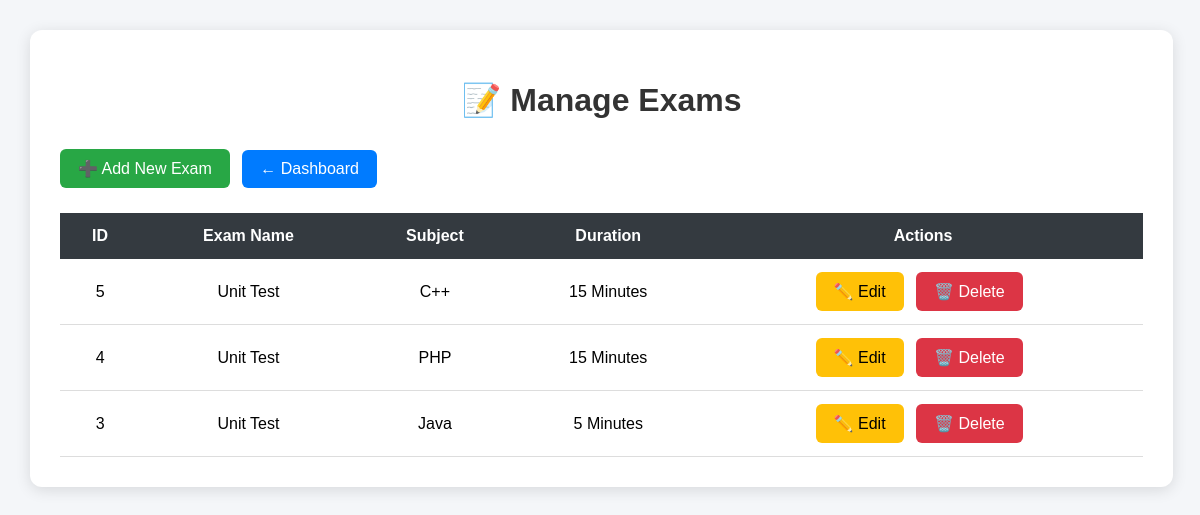
Page /admin/manage_exams.php (signed in) on the committed database.
### tables this page shows
CREATE TABLE `exams` (
  `id` int(11) NOT NULL,
  `exam_name` varchar(100) NOT NULL,
  `subject` varchar(100) NOT NULL,
  `duration` int(11) NOT NULL
);

### admin/manage_exams.php (the view, shortened to what this page needs)
<?php
require_once "../config/database.php";
$sql = "SELECT id, exam_name, subject, duration
        FROM exams
        ORDER BY id DESC";
$result = $conn->query($sql);
?>
<!DOCTYPE html>
<html lang="en">
<head>
</head>
<body>
<div class="container">
    <h1>📝 Manage Exams</h1>
    <div class="top-buttons">
        <a href="add_exam.php"
           class="btn add-btn">
            ➕ Add New Exam
        </a>
        <a href="dashboard.php"
           class="btn dashboard-btn">
            ← Dashboard
        </a>
    </div>
    <?php if ($result->num_rows > 0) { ?>
        <table>
            <tr>
                <th>ID</th>
                <th>Exam Name</th>
                <th>Subject</th>
                <th>Duration</th>
                <th>Actions</th>
            </tr>
            <?php while ($exam = $result->fetch_assoc()) { ?>
                <tr>
                    <td>
                        <?php echo $exam["id"]; ?>
                    </td>
                    <td>
                        <?php
                        echo htmlspecialchars(
                            $exam["exam_name"]
                        );
                        ?>
                    </td>
                    <td>
                        <?php
                        echo htmlspecialchars(
                            $exam["subject"]
                        );
                        ?>
                    </td>
                    <td>
                        <?php
                        echo htmlspecialchars(
                            $exam["duration"]
                        );
                        ?>
                        Minutes
                    </td>
                    <td>
                        <a
                            href="edit_exam.php?id=<?php echo $exam["id"]; ?>"
                            class="btn edit-btn"
                        >
                            ✏️ Edit
                        </a>
                        <a
                            href="manage_exams.php?delete=<?php echo $exam["id"]; ?>"
                            class="btn delete-btn"
                            onclick="return confirm('Are you sure you want to delete this exam?');"
                        >
                            🗑️ Delete
                        </a>
                    </td>
                </tr>
            <?php } ?>
        </table>
    <?php } else { ?>
        <div class="no-exam">
            No exams available yet.
        </div>
    <?php } ?>
</div>
</body>
</html>

### admin/manage_exams.php (style rules this page uses)
body { font-family: Arial, sans-serif; background: #f4f6f9; margin: 0; padding: 30px; }
.container { width: 95%; max-width: 1100px; margin: auto; background: white; padding: 30px; border-radius: 12px; box-shadow: 0 3px 15px rgba(0,0,0,0.12); }
h1 { text-align: center; color: #333; margin-bottom: 30px; }
.top-buttons { margin-bottom: 25px; }
.btn { display: inline-block; padding: 10px 18px; color: white; text-decoration: none; border-radius: 6px; margin-right: 8px; }
.add-btn { background: #28a745; }
.dashboard-btn { background: #007bff; }
table { width: 100%; border-collapse: collapse; }
th { background: #343a40; color: white; padding: 14px; }
td { padding: 13px; text-align: center; border-bottom: 1px solid #ddd; }
.edit-btn { background: #ffc107; color: black; }
.delete-btn { background: #dc3545; }

### rows in the picture
exams: id "5", exam_name "Unit Test", subject "C++", duration "15"
exams: id "4", exam_name "Unit Test", subject "PHP", duration "15"
exams: id "3", exam_name "Unit Test", subject "Java", duration "5"
